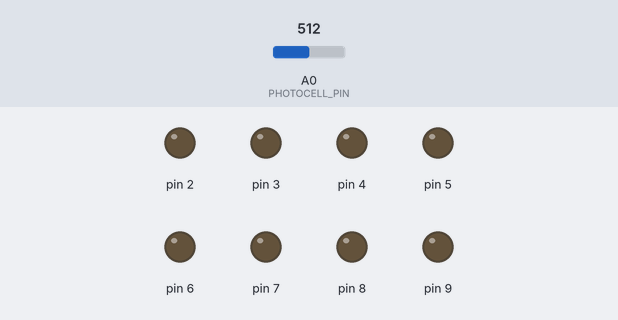
Simulated run of this sketch. Board: Arduino Uno, built with avr-gcc and run on an emulated ATmega328P. On the bench: output pins drawn as LEDs (lit = HIGH). The test bench sets the inputs (shaded band); at power-on: A0 (PHOTOCELL_PIN) = 512.

Above: at 1.2 s.
1.3 s: A0 (PHOTOCELL_PIN) set to 555
2.8 s: A0 (PHOTOCELL_PIN) set to 580
At 4.0 s:
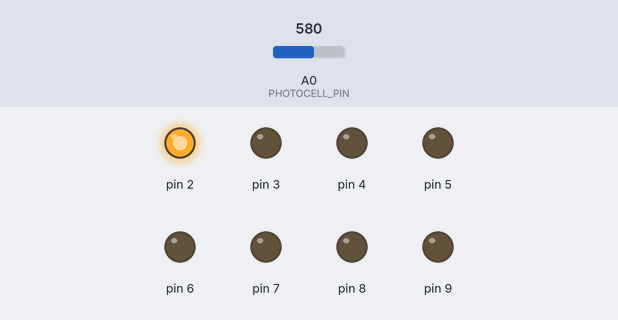
4.3 s: A0 (PHOTOCELL_PIN) set to 622
5.8 s: A0 (PHOTOCELL_PIN) set to 645
At 6.3 s:
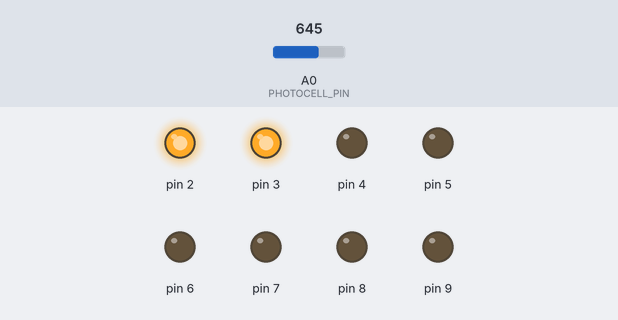
7.3 s: A0 (PHOTOCELL_PIN) set to 688
8.8 s: A0 (PHOTOCELL_PIN) set to 705
At 9.8 s:
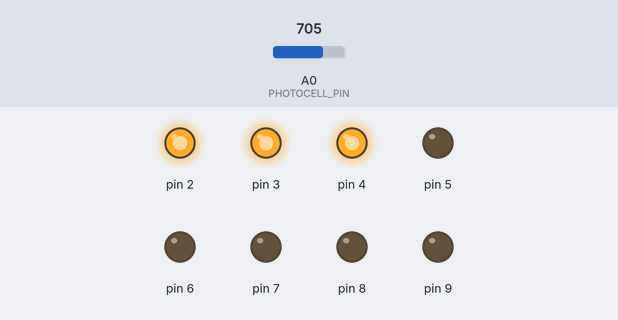
Timing chart, 0 to 11.3 s (numbered marks = the images above; inputs shaded):
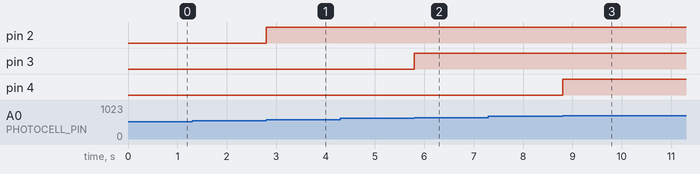

The sketch:

photoresistor.ino
```cpp
#define PHOTOCELL_PIN A0

/*
 * Number of LEDs taking a pin slot.
 */
const int NUMBER_OF_LEDS = 8;

/*
 * Available LED colors.
 */
typedef enum
{
  RED,
  GREEN,
  YELLOW
} Color;

typedef struct
{
  int pin;
  Color color;
} LightEmittingDiode;

LightEmittingDiode newLED(int pin, Color color)
{
  LightEmittingDiode led;
  led.pin = pin;
  led.color = color;
  return led;
}

LightEmittingDiode ledCollection[NUMBER_OF_LEDS];
const Color LED_COLORS[] = {RED, RED, GREEN, GREEN, YELLOW, YELLOW, RED, RED};

void toggleLED(int pin, bool on)
{
  digitalWrite(pin, on ? HIGH : LOW);
}

void setup()
{
  int i;
  for (i = 0; i < NUMBER_OF_LEDS; i++)
  {
    ledCollection[i] = newLED(i + 2, LED_COLORS[i]);
    pinMode(i + 2, OUTPUT);
  }
}

void loop()
{
  int sensorValue = analogRead(PHOTOCELL_PIN);
  int ledLevel = map(sensorValue, 500, 1023, 0, NUMBER_OF_LEDS);
  int i;
  for (i = 0; i < NUMBER_OF_LEDS; i++)
  {
    if (i < ledLevel)
      toggleLED(ledCollection[i].pin, true);
    else
      toggleLED(ledCollection[i].pin, false);
  }
}
```

Measured:
- the behaviour switches between 565 and 566 on A0 (PHOTOCELL_PIN) (found by bisection; images 0 and 1)
- the behaviour switches between 630 and 631 on A0 (PHOTOCELL_PIN) (found by bisection; images 1 and 2)
- the behaviour switches between 696 and 697 on A0 (PHOTOCELL_PIN) (found by bisection; images 2 and 3)
- after the input at 1.3 s, every drawn part: stays the same
- after the input at 2.8 s, pin 2: LOW → HIGH at once
- after the input at 4.3 s, every drawn part: stays the same
- after the input at 5.8 s, pin 3: LOW → HIGH at once
- after the input at 7.3 s, every drawn part: stays the same
- after the input at 8.8 s, pin 4: LOW → HIGH at once
